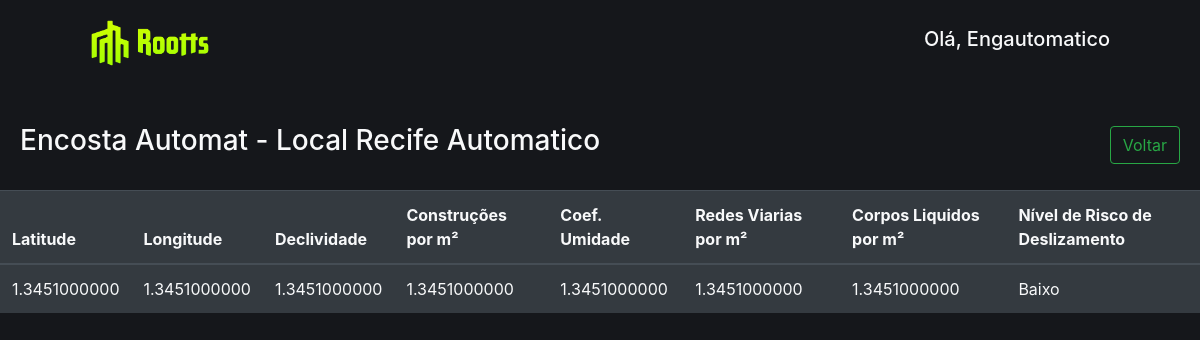
The page /encosta/16/ (signed in) on the database its author committed.
### roottsApp/models.py (models this page shows, shortened)
class User(AbstractUser):
    is_engineer = models.BooleanField(default=False)
    def __str__(self):
        return self.username

class Encosta(models.Model):
    nome = models.CharField(max_length=15)
    local = models.CharField(max_length=40)
    latitude = models.DecimalField(max_digits=20, decimal_places=10)
    longitude = models.DecimalField(max_digits=20, decimal_places=10)
    declividade = models.DecimalField(max_digits=20, decimal_places=10)
    numeroConstrucoes = models.DecimalField(max_digits=20, decimal_places=10)
    coeficienteUmidade = models.DecimalField(max_digits=20, decimal_places=10)
    proximidadeRedeViarias = models.DecimalField(max_digits=20, decimal_places=10)
    proximidadeCorposLiquidos = models.DecimalField(max_digits=20, decimal_places=10)
    PRIORITY_LEVELS = (
        ('Muito Baixo', 'Muito Baixo'),
        ('Baixo', 'Baixo'),
        ('Médio', 'Médio'),
        ('Alto', 'Alto'),
        ('Crítico', 'Crítico'),
    )
    prioridadeEncosta = models.CharField(max_length=30, choices=PRIORITY_LEVELS, default = 'Muito Baixo')

### roottsApp/views.py (the view)
# urls.py: path('encosta/<int:pk>/', EncostaSelecionadaView, name='view_encosta'),
@login_required(login_url='/login/')
@user_passes_test(lambda u: u.is_engineer, login_url='/login/')
def EncostaSelecionadaView(request, pk):
  encosta = Encosta.objects.get(id=pk)
  return render(request, 'encosta_selecionada.html', {'encosta': encosta})

### roottsApp/templates/encosta_selecionada.html
{% extends 'base.html' %}
{% load humanize %}
{% block content %}
<div class="text-light" style="margin-bottom: 1.5rem;display: flex; align-items: center;justify-content: space-between;">
  <div style="margin-left: 20px;">
  <h3>
      {{ encosta.nome }} - {{ encosta.local }}
    </h3>
  </div>
    <a href="{% url 'crud' %}" class="btn btn-outline-success" style="margin-right: 20px;">Voltar</a>
</div>
    <div class="table-responsive-xl table-dark">
      <table class="table text-light">
        <thead>
          <tr>
            <th scope="col">Latitude</th>
            <th scope="col">Longitude</th>
            <th scope="col">Declividade</th>
            <th scope="col">Construções por m²</th>
            <th scope="col">Coef. Umidade</th>
            <th scope="col">Redes Viarias por m²</th>
            <th scope="col">Corpos Liquidos por m²</th>
            <th scope="col">Nível de Risco de Deslizamento</th>
          </tr>
        </thead>
        <tbody>
          <tr>
            <td>{{ encosta.latitude }}</td>
            <td>{{ encosta.longitude }}</td>
            <td>{{ encosta.declividade }}</td>
            <td>{{ encosta.numeroConstrucoes }}</td>
            <td>{{ encosta.coeficienteUmidade }}</td>
            <td>{{ encosta.proximidadeRedeViarias }}</td>
            <td>{{ encosta.proximidadeCorposLiquidos }}</td>
            <td>{{ encosta.prioridadeEncosta }}</td>
          </tr>
      </table>
    </div>
    </div>
{% endblock %}

### roottsApp/templates/base.html (shortened to what this page needs)
{% load bootstrap4 %} {% load static %}
<!DOCTYPE html>
<html lang="pt-br">
  <head>
    <link
      rel="stylesheet"
      href="https://cdnjs.cloudflare.com/ajax/libs/font-awesome/6.2.0/css/fontawesome.min.css"
    />
    <link
      rel="stylesheet"
      href="https://cdnjs.cloudflare.com/ajax/libs/font-awesome/6.2.0/css/all.min.css"
    />
    {% bootstrap_css %}
  </head>
  <body>
    <nav class="nav">
      <a href="{% url 'index' %}" id="logo">
        <img src="{% static "roottsapp/images/roottst.png" %}" alt="rootts"
        id="image" style="width:120px;" />
      </a>
      {% if request.user.is_authenticated %}
      <h5 class="text-light">Olá, {{request.user}}</h5>
      {% else %}
      <h5 class="text-light">Olá, usuário(a)</h5>
      {% endif %}
    </nav>
    <div class="content">{% block content %} {% endblock %}</div>
  </body>
</html>

### rows shown on the page
User: user "Engautomatico"
Encosta: nome "Encosta Automat", local "Local Recife Automatico", latitude "1.3451000000", longitude "1.3451000000", declividade "1.3451000000", numeroConstrucoes "1.3451000000", coeficienteUmidade "1.3451000000", proximidadeRedeViarias "1.3451000000", proximidadeCorposLiquidos "1.3451000000", prioridadeEncosta "Baixo"
